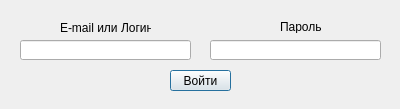
<?xml version="1.0" encoding="UTF-8"?>
<ui version="4.0">
 <class>Dialog</class>
 <widget class="QDialog" name="Dialog">
  <property name="geometry">
   <rect>
    <x>0</x>
    <y>0</y>
    <width>400</width>
    <height>109</height>
   </rect>
  </property>
  <property name="windowTitle">
   <string>Авторизация в GitLab</string>
  </property>
  <property name="windowOpacity">
   <double>1.000000000000000</double>
  </property>
  <property name="modal">
   <bool>true</bool>
  </property>
  <widget class="QPushButton" name="pushButton">
   <property name="geometry">
    <rect>
     <x>170</x>
     <y>70</y>
     <width>61</width>
     <height>21</height>
    </rect>
   </property>
   <property name="text">
    <string>Войти</string>
   </property>
  </widget>
  <widget class="QLineEdit" name="lineEdit">
   <property name="geometry">
    <rect>
     <x>210</x>
     <y>40</y>
     <width>171</width>
     <height>20</height>
    </rect>
   </property>
  </widget>
  <widget class="QLineEdit" name="lineEdit_2">
   <property name="geometry">
    <rect>
     <x>20</x>
     <y>40</y>
     <width>171</width>
     <height>20</height>
    </rect>
   </property>
  </widget>
  <widget class="QLabel" name="label">
   <property name="geometry">
    <rect>
     <x>60</x>
     <y>20</y>
     <width>91</width>
     <height>16</height>
    </rect>
   </property>
   <property name="text">
    <string>E-mail или Логин</string>
   </property>
  </widget>
  <widget class="QLabel" name="label_2">
   <property name="geometry">
    <rect>
     <x>280</x>
     <y>20</y>
     <width>47</width>
     <height>13</height>
    </rect>
   </property>
   <property name="text">
    <string>Пароль</string>
   </property>
  </widget>
 </widget>
 <resources/>
 <connections/>
</ui>
